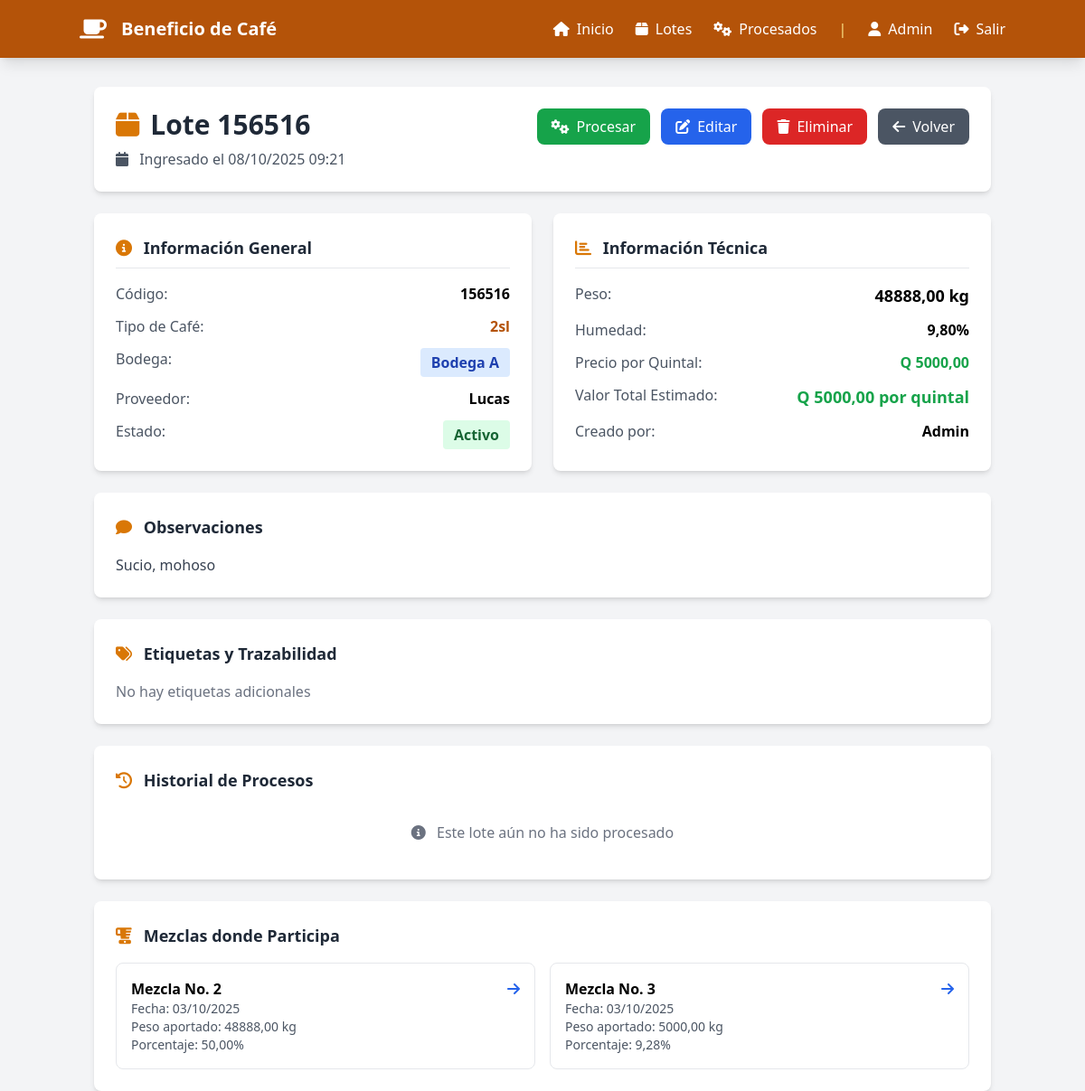
/lotes/3/ (signed in), run on the app's committed database.
### beneficio/models.py (models this page shows, shortened)
class Lote(models.Model):
    ESTADO_CHOICES = [
        ('disponible', 'Disponible'),
        ('en_proceso', 'En Proceso'),
        ('procesado', 'Procesado'),
        ('agotado', 'Agotado'),
    ]
    """Modelo principal para los lotes de café"""
    codigo = models.CharField(max_length=50, unique=True)
    tipo_cafe = models.CharField(max_length=100)
    bodega = models.ForeignKey(Bodega, on_delete=models.CASCADE, related_name='lotes')
    peso_kg = models.DecimalField(max_digits=10, decimal_places=2)
    humedad = models.DecimalField(max_digits=5, decimal_places=2)
    fecha_ingreso = models.DateTimeField()
    proveedor = models.CharField(max_length=200)
    precio_quintal = models.DecimalField(max_digits=10, decimal_places=2)
    observaciones = models.TextField(blank=True, null=True)
    activo = models.BooleanField(default=True)
    created_by = models.ForeignKey(User, on_delete=models.SET_NULL, null=True)
    created_at = models.DateTimeField(auto_now_add=True)
    class Meta:
        ordering = ['-fecha_ingreso']

class Bodega(models.Model):
    OPCIONES_BODEGA = [
        ('A', 'Bodega A'),
        ('B', 'Bodega B'),
        ('C', 'Bodega C'),
        ('D', 'Bodega D'),
    ]
    codigo = models.CharField(max_length=1, choices=OPCIONES_BODEGA, unique=True)
    capacidad_kg = models.DecimalField(max_digits=10, decimal_places=2)
    ubicacion = models.CharField(max_length=200)
    responsable = models.ForeignKey(User, on_delete=models.SET_NULL, null=True, related_name='bodegas')
    class Meta:
        ordering = ['codigo']

class DetalleMezcla(models.Model):
    mezcla = models.ForeignKey(Mezcla, on_delete=models.CASCADE, related_name='detalles')
    lote = models.ForeignKey(Lote, on_delete=models.CASCADE, related_name='detalles_mezcla')
    peso_kg = models.DecimalField(max_digits=10, decimal_places=2)
    porcentaje = models.DecimalField(max_digits=5, decimal_places=2)
    class Meta:
        unique_together = ['mezcla', 'lote']

class Mezcla(models.Model):
    numero = models.PositiveIntegerField(unique=True)
    fecha = models.DateTimeField(default=timezone.now)
    peso_total_kg = models.DecimalField(max_digits=10, decimal_places=2, default=0)
    descripcion = models.TextField()
    destino = models.CharField(max_length=200)
    responsable = models.ForeignKey(User, on_delete=models.SET_NULL, null=True, related_name='mezclas_responsables')
    created_at = models.DateTimeField(auto_now_add=True)
    class Meta:
        ordering = ['-fecha']

### beneficio/views.py (the view)
# urls.py: path('lotes/<int:pk>/', views.detalle_lote, name='detalle_lote'),
@login_required
def detalle_lote(request, pk):
    lote = get_object_or_404(Lote, pk=pk)
    context = {
        'lote': lote,
    }
    return render(request, 'beneficio/lotes/detalle.html', context)

### beneficio/templates/beneficio/lotes/detalle.html (shortened to what this page needs)
<!DOCTYPE html>
<html lang="es">
<head>
    <script src="https://cdn.tailwindcss.com"></script>
    <link rel="stylesheet" href="https://cdnjs.cloudflare.com/ajax/libs/font-awesome/6.4.0/css/all.min.css">
</head>
<body class="bg-gray-100">
    <nav class="bg-amber-700 text-white p-4 shadow-lg">
        <div class="container mx-auto flex justify-between items-center">
            <div class="flex items-center space-x-4">
                <i class="fas fa-coffee text-2xl"></i>
                <h1 class="text-xl font-bold">Beneficio de Café</h1>
            </div>
            <div class="flex items-center space-x-6">
                <a href="{% url 'dashboard' %}" class="hover:text-amber-200">
                    <i class="fas fa-home mr-2"></i>Inicio
                </a>
                <a href="{% url 'lista_lotes' %}" class="hover:text-amber-200">
                    <i class="fas fa-box mr-2"></i>Lotes
                </a>
                <a href="{% url 'lista_procesados' %}" class="hover:text-amber-200">
                    <i class="fas fa-cogs mr-2"></i>Procesados
                </a>
                <span class="text-amber-200">|</span>
                <span>
                    <i class="fas fa-user mr-2"></i>{{ user.username }}
                </span>
                <a href="{% url 'logout' %}" class="hover:text-amber-200">
                    <i class="fas fa-sign-out-alt mr-2"></i>Salir
                </a>
            </div>
        </div>
    </nav>
    <div class="container mx-auto mt-8 px-4">
        <div class="bg-white rounded-lg shadow-md p-6 mb-6">
            <div class="flex justify-between items-start">
                <div>
                    <h2 class="text-3xl font-bold text-gray-800 flex items-center">
                        <i class="fas fa-box mr-3 text-amber-600"></i>
                        Lote {{ lote.codigo }}
                    </h2>
                    <p class="text-gray-600 mt-2">
                        <i class="fas fa-calendar mr-2"></i>
                        Ingresado el {{ lote.fecha_ingreso|date:"d/m/Y H:i" }}
                    </p>
                </div>
                <div class="flex space-x-3">
                    <a href="{% url 'crear_procesado' lote.id %}" class="bg-green-600 text-white px-4 py-2 rounded-lg hover:bg-green-700 transition">
                        <i class="fas fa-cogs mr-2"></i>Procesar
                    </a>
                    <a href="{% url 'editar_lote' lote.id %}" class="bg-blue-600 text-white px-4 py-2 rounded-lg hover:bg-blue-700 transition">
                        <i class="fas fa-edit mr-2"></i>Editar
                    </a>
                    <a href="{% url 'eliminar_lote' lote.id %}" class="bg-red-600 text-white px-4 py-2 rounded-lg hover:bg-red-700 transition">
                        <i class="fas fa-trash mr-2"></i>Eliminar
                    </a>
                    <a href="{% url 'lista_lotes' %}" class="bg-gray-600 text-white px-4 py-2 rounded-lg hover:bg-gray-700 transition">
                        <i class="fas fa-arrow-left mr-2"></i>Volver
                    </a>
                </div>
            </div>
        </div>
        <div class="grid grid-cols-1 lg:grid-cols-2 gap-6 mb-6">
            <div class="bg-white rounded-lg shadow-md p-6">
                <h3 class="text-lg font-semibold text-gray-800 mb-4 border-b pb-2">
                    <i class="fas fa-info-circle mr-2 text-amber-600"></i>
                    Información General
                </h3>
                <div class="space-y-3">
                    <div class="flex justify-between">
                        <span class="text-gray-600">Código:</span>
                        <span class="font-semibold">{{ lote.codigo }}</span>
                    </div>
                    <div class="flex justify-between">
                        <span class="text-gray-600">Tipo de Café:</span>
                        <span class="font-semibold text-amber-700">{{ lote.tipo_cafe }}</span>
                    </div>
                    <div class="flex justify-between">
                        <span class="text-gray-600">Bodega:</span>
                        <span class="px-3 py-1 bg-blue-100 text-blue-800 rounded font-semibold">
                            Bodega {{ lote.bodega.codigo }}
                        </span>
                    </div>
                    <div class="flex justify-between">
                        <span class="text-gray-600">Proveedor:</span>
                        <span class="font-semibold">{{ lote.proveedor }}</span>
                    </div>
                    <div class="flex justify-between">
                        <span class="text-gray-600">Estado:</span>
                        {% if lote.activo %}
                        <span class="px-3 py-1 bg-green-100 text-green-800 rounded font-semibold">
                            Activo
                        </span>
                        {% else %}
                        <span class="px-3 py-1 bg-gray-100 text-gray-800 rounded font-semibold">
                            Inactivo
                        </span>
                        {% endif %}
                    </div>
                </div>
            </div>
            <div class="bg-white rounded-lg shadow-md p-6">
                <h3 class="text-lg font-semibold text-gray-800 mb-4 border-b pb-2">
                    <i class="fas fa-chart-bar mr-2 text-amber-600"></i>
                    Información Técnica
                </h3>
                <div class="space-y-3">
                    <div class="flex justify-between">
                        <span class="text-gray-600">Peso:</span>
                        <span class="font-semibold text-lg">{{ lote.peso_kg|floatformat:2 }} kg</span>
                    </div>
                    <div class="flex justify-between">
                        <span class="text-gray-600">Humedad:</span>
                        <span class="font-semibold">{{ lote.humedad|floatformat:2 }}%</span>
                    </div>
                    <div class="flex justify-between">
                        <span class="text-gray-600">Precio por Quintal:</span>
                        <span class="font-semibold text-green-600">Q {{ lote.precio_quintal|floatformat:2 }}</span>
                    </div>
                    <div class="flex justify-between">
                        <span class="text-gray-600">Valor Total Estimado:</span>
                        <span class="font-semibold text-green-600 text-lg">
                            Q {{ lote.precio_quintal|floatformat:2 }} por quintal
                        </span>
                    </div>
                    <div class="flex justify-between">
                        <span class="text-gray-600">Creado por:</span>
                        <span class="font-semibold">{{ lote.created_by.username|default:"Sistema" }}</span>
                    </div>
                </div>
            </div>
        </div>
        {% if lote.observaciones %}
        <div class="bg-white rounded-lg shadow-md p-6 mb-6">
            <h3 class="text-lg font-semibold text-gray-800 mb-4">
                <i class="fas fa-comment mr-2 text-amber-600"></i>
                Observaciones
            </h3>
            <p class="text-gray-700">{{ lote.observaciones }}</p>
        </div>
        {% endif %}
        <div class="bg-white rounded-lg shadow-md p-6 mb-6">
            <h3 class="text-lg font-semibold text-gray-800 mb-4">
                <i class="fas fa-tags mr-2 text-amber-600"></i>
                Etiquetas y Trazabilidad
            </h3>
            <div class="flex flex-wrap gap-2">
                {% for etiqueta in etiquetas %}
                <span class="px-3 py-1 bg-amber-100 text-amber-800 rounded-full text-sm font-medium">
                    <i class="fas fa-tag mr-1"></i>{{ etiqueta }}
                </span>
                {% empty %}
                <span class="text-gray-500">No hay etiquetas adicionales</span>
                {% endfor %}
            </div>
        </div>
        <div class="bg-white rounded-lg shadow-md p-6 mb-6">
            <h3 class="text-lg font-semibold text-gray-800 mb-4">
                <i class="fas fa-history mr-2 text-amber-600"></i>
                Historial de Procesos
            </h3>
            {% if lote.procesos.all %}
            <div class="overflow-x-auto">
                <table class="min-w-full">
                    <thead class="bg-gray-50">
                        <tr>
                            <th class="px-4 py-2 text-left text-xs font-medium text-gray-500 uppercase">Trilla No.</th>
                            <th class="px-4 py-2 text-left text-xs font-medium text-gray-500 uppercase">Fecha</th>
                            <th class="px-4 py-2 text-left text-xs font-medium text-gray-500 uppercase">Peso Inicial</th>
                            <th class="px-4 py-2 text-left text-xs font-medium text-gray-500 uppercase">Peso Final</th>
                            <th class="px-4 py-2 text-left text-xs font-medium text-gray-500 uppercase">Reprocesos</th>
                            <th class="px-4 py-2 text-left text-xs font-medium text-gray-500 uppercase">Acciones</th>
                        </tr>
                    </thead>
                    <tbody class="divide-y divide-gray-200">
                        {% for proceso in lote.procesos.all %}
                        <tr class="hover:bg-gray-50">
                            <td class="px-4 py-3">
                                <span class="px-2 py-1 bg-amber-100 text-amber-800 rounded text-sm">
                                    Trilla #{{ proceso.numero_trilla }}
                                </span>
                            </td>
                            <td class="px-4 py-3 text-sm">{{ proceso.fecha|date:"d/m/Y H:i" }}</td>
                            <td class="px-4 py-3 text-sm">{{ proceso.peso_inicial_kg|floatformat:2 }} kg</td>
                            <td class="px-4 py-3 text-sm">{{ proceso.peso_final_kg|floatformat:2 }} kg</td>
                            <td class="px-4 py-3 text-sm">
                                <span class="px-2 py-1 bg-purple-100 text-purple-800 rounded text-xs">
                                    {{ proceso.reprocesos.count }}
                                </span>
                            </td>
                            <td class="px-4 py-3 text-sm">
                                <a href="{% url 'detalle_procesado' proceso.id %}" class="text-blue-600 hover:text-blue-800">
                                    <i class="fas fa-eye"></i>
                                </a>
                            </td>
                        </tr>
                        {% endfor %}
                    </tbody>
                </table>
            </div>
            {% else %}
            <p class="text-gray-500 text-center py-4">
                <i class="fas fa-info-circle mr-2"></i>
                Este lote aún no ha sido procesado
            </p>
            {% endif %}
        </div>
        {% if lote.detalles_mezcla.all %}
        <div class="bg-white rounded-lg shadow-md p-6">
            <h3 class="text-lg font-semibold text-gray-800 mb-4">
                <i class="fas fa-blender mr-2 text-amber-600"></i>
                Mezclas donde Participa
            </h3>
            <div class="grid grid-cols-1 md:grid-cols-2 gap-4">
                {% for detalle in lote.detalles_mezcla.all %}
                <div class="border rounded-lg p-4 hover:shadow-md transition">
                    <div class="flex justify-between items-start">
                        <div>
                            <p class="font-semibold">Mezcla No. {{ detalle.mezcla.numero }}</p>
                            <p class="text-sm text-gray-600">Fecha: {{ detalle.mezcla.fecha|date:"d/m/Y" }}</p>
                            <p class="text-sm text-gray-600">Peso aportado: {{ detalle.peso_kg|floatformat:2 }} kg</p>
                            <p class="text-sm text-gray-600">Porcentaje: {{ detalle.porcentaje|floatformat:2 }}%</p>
                        </div>
                        <a href="{% url 'detalle_mezcla' detalle.mezcla.id %}" class="text-blue-600 hover:text-blue-800">
                            <i class="fas fa-arrow-right"></i>
                        </a>
                    </div>
                </div>
                {% endfor %}
            </div>
        </div>
        {% endif %}
    </div>
</body>
</html>

### data on the page
Lote: codigo "156516", fecha_ingreso "08/10/2025 09:21", tipo_cafe "2sl", bodega.codigo "A", proveedor "Lucas", peso_kg "48888,00", humedad "9,80", precio_quintal "5000,00", created_by.username "Admin", observaciones "Sucio, mohoso"
DetalleMezcla: mezcla.numero "2", mezcla.fecha "03/10/2025", peso_kg "48888,00", porcentaje "50,00"
DetalleMezcla: mezcla.numero "3", mezcla.fecha "03/10/2025", peso_kg "5000,00", porcentaje "9,28"

### other printed values
{{ user.username }} "Admin"
